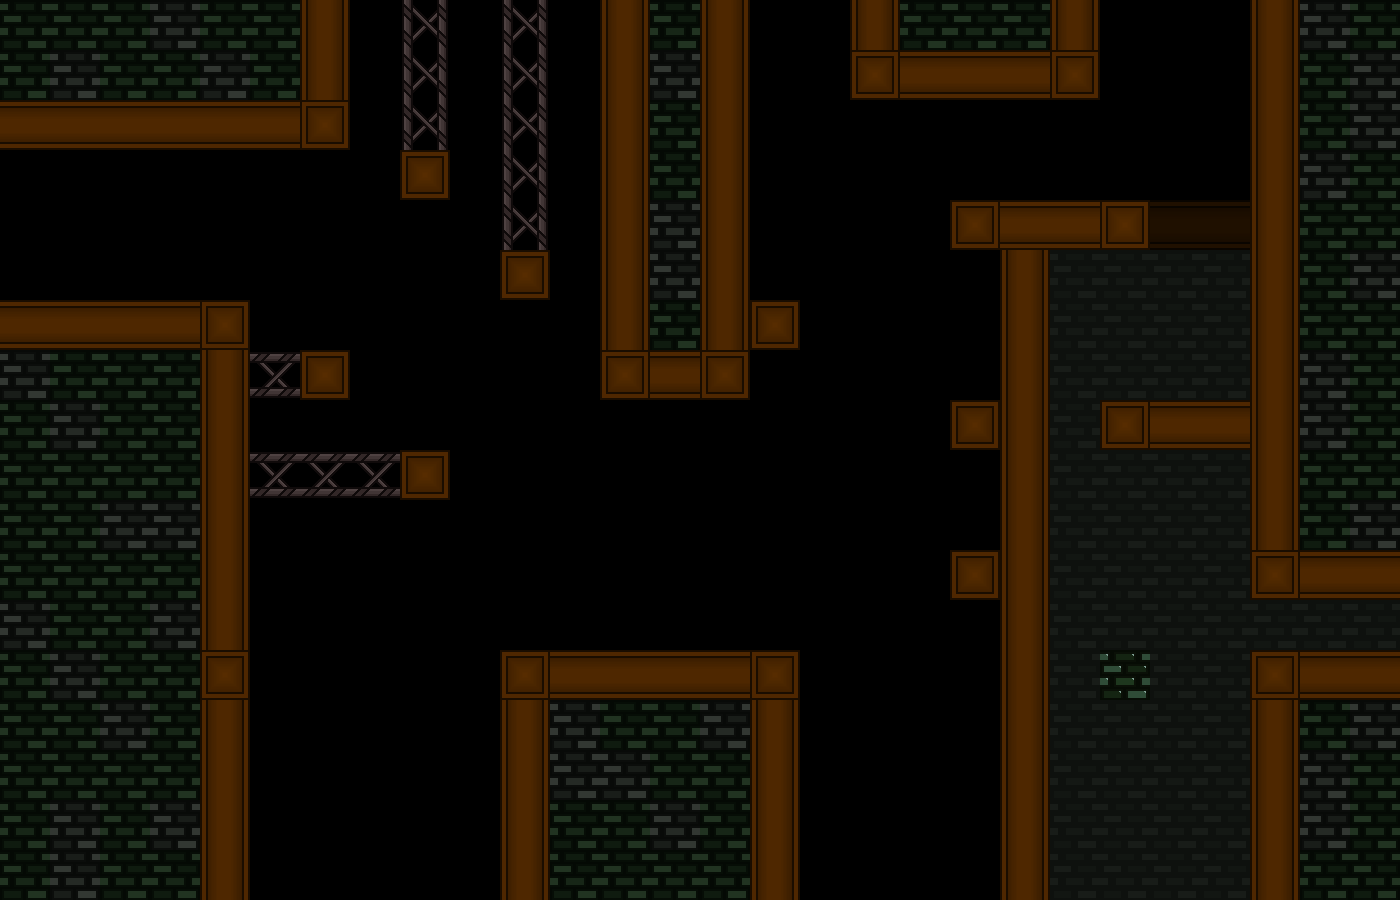

A 2D game scene composited from a Tiled map and its tileset images. What follows is a short description and the map's XML, with each tile layer's data collapsed to a summary:
An orthogonal 28x18 tile map with 50x50 px tiles, 3 tile layers (tiles-main, tiles-deco, tiles-deco2), 9 tilesets and 48 objects (20x laser, 18x spike, 4x warp, 2x small-spike, save).

<map version="1.10" tiledversion="1.11.2" orientation="orthogonal" renderorder="right-down" width="28" height="18" tilewidth="50" tileheight="50" infinite="0" nextlayerid="26" nextobjectid="939">
 <properties>
  <property name="songName" value="rain" />
 </properties>
 <tileset firstgid="1" source="ch1-tiles.tsx" />
 <tileset firstgid="81" source="../../textures/trampoline.tsx" />
 <tileset firstgid="84" source="../../textures/save.tsx" />
 <tileset firstgid="85" source="../../textures/spike.tsx" />
 <tileset firstgid="93" source="../../textures/laser.tsx" />
 <tileset firstgid="111" source="../../textures/light.tsx" />
 <tileset firstgid="112" source="../../textures/trampoline-mini.tsx" />
 <tileset firstgid="121" source="../../textures/transition-tiles.tsx" />
 <tileset firstgid="126" source="../../textures/small-spike.tsx" />
 <layer id="1" name="tiles-main" width="28" height="18">
  <data>[504 cells, 112 non-empty, 4 distinct tile ids]</data>
 </layer>
 <layer id="5" name="tiles-deco" width="28" height="18">
  <data>[504 cells, 177 non-empty, 6 distinct tile ids]</data>
 </layer>
 <layer id="18" name="tiles-deco2" width="28" height="18">
  <data>[504 cells, 0 non-empty, 0 distinct tile ids]</data>
 </layer>
 <objectgroup id="24" name="slab-poison" />
 <objectgroup id="16" name="falling">
  <properties>
   <property name="direction" value="down" />
  </properties>
 </objectgroup>
 <objectgroup id="13" name="platform" />
 <objectgroup id="7" name="trampoline" />
 <objectgroup id="19" name="trampoline-mini" />
 <objectgroup id="9" name="spike-normal">
  <object id="882" name="spike" gid="85" x="300" y="350" width="50" height="50">
   <properties>
    <property name="id" value="0" />
   </properties>
  </object>
  <object id="883" name="spike" gid="87" x="500" y="350" width="50" height="50">
   <properties>
    <property name="id" value="2" />
   </properties>
  </object>
  <object id="884" name="spike" gid="87" x="400" y="250" width="50" height="50">
   <properties>
    <property name="id" value="2" />
   </properties>
  </object>
  <object id="885" name="spike" gid="89" x="400" y="450" width="50" height="50">
   <properties>
    <property name="id" value="4" />
   </properties>
  </object>
  <object id="898" name="spike" gid="85" x="1200" y="400" width="50" height="50">
   <properties>
    <property name="id" value="0" />
   </properties>
  </object>
  <object id="899" name="spike" gid="89" x="1150" y="400" width="50" height="50">
   <properties>
    <property name="id" value="4" />
   </properties>
  </object>
  <object id="901" name="spike" gid="85" x="1100" y="400" width="50" height="50">
   <properties>
    <property name="id" value="0" />
   </properties>
  </object>
  <object id="902" gid="87" x="650" y="450" width="50" height="50" />
  <object id="903" gid="91" x="600" y="450" width="50" height="50" />
  <object id="904" gid="87" x="700" y="450" width="50" height="50" />
  <object id="909" name="spike" gid="88" x="1200" y="550" width="50" height="50">
   <properties>
    <property name="id" value="3" />
   </properties>
  </object>
  <object id="923" name="spike" gid="91" x="800" y="760" width="50" height="50">
   <properties>
    <property name="id" value="6" />
   </properties>
  </object>
  <object id="924" name="spike" gid="91" x="850" y="760" width="50" height="50">
   <properties>
    <property name="id" value="6" />
   </properties>
  </object>
  <object id="925" name="spike" gid="91" x="900" y="760" width="50" height="50">
   <properties>
    <property name="id" value="6" />
   </properties>
  </object>
  <object id="926" name="spike" gid="91" x="950" y="760" width="50" height="50">
   <properties>
    <property name="id" value="6" />
   </properties>
  </object>
  <object id="931" name="spike" gid="85" x="150" y="300" width="50" height="50">
   <properties>
    <property name="id" value="0" />
   </properties>
  </object>
  <object id="932" name="spike" gid="89" x="200" y="300" width="50" height="50">
   <properties>
    <property name="id" value="4" />
   </properties>
  </object>
  <object id="933" name="spike" gid="91" x="1050" y="760" width="50" height="50">
   <properties>
    <property name="id" value="6" />
   </properties>
  </object>
  <object id="934" name="spike" gid="91" x="1100" y="760" width="50" height="50">
   <properties>
    <property name="id" value="6" />
   </properties>
  </object>
  <object id="935" name="spike" gid="91" x="1150" y="760" width="50" height="50">
   <properties>
    <property name="id" value="6" />
   </properties>
  </object>
  <object id="936" name="spike" gid="91" x="1200" y="760" width="50" height="50">
   <properties>
    <property name="id" value="6" />
   </properties>
  </object>
 </objectgroup>
 <objectgroup id="25" name="small-spike">
  <object id="937" name="small-spike" gid="128" x="325" y="175" width="25" height="25">
   <properties>
    <property name="id" value="2" />
   </properties>
  </object>
  <object id="938" name="small-spike" gid="126" x="1124" y="200" width="25" height="25">
   <properties>
    <property name="id" value="0" />
   </properties>
  </object>
 </objectgroup>
 <objectgroup id="8" name="save">
  <object id="880" name="save" gid="84" x="650" y="550" width="50" height="50" />
 </objectgroup>
 <objectgroup id="21" name="acidlayer" />
 <objectgroup id="10" name="laser">
  <object id="888" name="laser" gid="93" x="250" y="700" width="50" height="50">
   <properties>
    <property name="direction" value="h" />
   </properties>
  </object>
  <object id="889" name="laser" gid="93" x="300" y="700" width="50" height="50">
   <properties>
    <property name="direction" value="h" />
   </properties>
  </object>
  <object id="890" name="laser" gid="93" x="350" y="700" width="50" height="50">
   <properties>
    <property name="direction" value="h" />
   </properties>
  </object>
  <object id="891" name="laser" gid="93" x="400" y="700" width="50" height="50">
   <properties>
    <property name="direction" value="h" />
   </properties>
  </object>
  <object id="892" name="laser" gid="93" x="450" y="700" width="50" height="50">
   <properties>
    <property name="direction" value="h" />
   </properties>
  </object>
  <object id="894" name="laser" gid="99" x="950" y="500" width="50" height="50">
   <properties>
    <property name="direction" value="v" />
   </properties>
  </object>
  <object id="895" name="laser" gid="99" x="950" y="550" width="50" height="50">
   <properties>
    <property name="direction" value="v" />
   </properties>
  </object>
  <object id="896" name="laser" gid="99" x="950" y="300" width="50" height="50">
   <properties>
    <property name="direction" value="v" />
   </properties>
  </object>
  <object id="897" name="laser" gid="99" x="950" y="350" width="50" height="50">
   <properties>
    <property name="direction" value="v" />
   </properties>
  </object>
  <object id="912" name="laser" gid="99" x="950" y="400" width="50" height="50">
   <properties>
    <property name="direction" value="v" />
   </properties>
  </object>
  <object id="913" name="laser" gid="99" x="750" y="200" width="50" height="50">
   <properties>
    <property name="direction" value="v" />
   </properties>
  </object>
  </objectgroup>
 <objectgroup id="11" name="bg">
  <properties>
   <property name="bgName" value="castleBG3" />
  </properties>
 </objectgroup>
 <objectgroup id="12" name="foregroundEffect">
  <properties>
   <property name="foregroundEffectType" value="toxic" />
  </properties>
 </objectgroup>
 <objectgroup id="22" name="mapEffect">
  <properties>
   <property name="effectType" value="poison-fog" />
  </properties>
 </objectgroup>
 <objectgroup id="15" name="music">
  <properties>
   <property name="songName" value="castle_underground" />
  </properties>
 </objectgroup>
 <objectgroup id="20" name="warps">
  <!-- 4 objects omitted --></objectgroup>
</map>
<!-- 13 of 48 objects omitted -->
